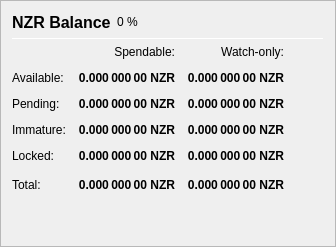
                   <widget class="QFrame" name="frame_Balances">
                    <property name="frameShape">
                     <enum>QFrame::StyledPanel</enum>
                    </property>
                    <property name="frameShadow">
                     <enum>QFrame::Raised</enum>
                    </property>
                    <layout class="QVBoxLayout" name="verticalLayout_4">
                     <item>
                      <layout class="QHBoxLayout" name="horizontalLayout_4">
                       <item>
                        <widget class="QLabel" name="label_5">
                         <property name="minimumSize">
                          <size>
                           <width>0</width>
                           <height>20</height>
                          </size>
                         </property>
                         <property name="font">
                          <font>
                           <pointsize>12</pointsize>
                           <weight>75</weight>
                           <bold>true</bold>
                          </font>
                         </property>
                         <property name="text">
                          <string>NZR Balance</string>
                         </property>
                        </widget>
                       </item>
                       <item>
                        <widget class="QLabel" name="labelNZRPercent">
                         <property name="text">
                          <string notr="true">0 %</string>
                         </property>
                        </widget>
                       </item>
                       <item>
                        <spacer name="horizontalSpacer_3">
                         <property name="orientation">
                          <enum>Qt::Horizontal</enum>
                         </property>
                         <property name="sizeHint" stdset="0">
                          <size>
                           <width>40</width>
                           <height>20</height>
                          </size>
                         </property>
                        </spacer>
                       </item>
                      </layout>
                     </item>
                     <item>
                      <widget class="Line" name="line_Balance">
                       <property name="minimumSize">
                        <size>
                         <width>0</width>
                         <height>1</height>
                        </size>
                       </property>
                       <property name="maximumSize">
                        <size>
                         <width>16777215</width>
                         <height>1</height>
                        </size>
                       </property>
                       <property name="orientation">
                        <enum>Qt::Horizontal</enum>
                       </property>
                      </widget>
                     </item>
                     <item>
                      <layout class="QGridLayout" name="gridLayout">
                       <property name="spacing">
                        <number>12</number>
                       </property>
                       <item row="0" column="1">
                        <widget class="QLabel" name="labelSpendable">
                         <property name="text">
                          <string>Spendable:</string>
                         </property>
                         <property name="alignment">
                          <set>Qt::AlignRight|Qt::AlignTrailing|Qt::AlignVCenter</set>
                         </property>
                        </widget>
                       </item>
                       <item row="0" column="2">
                        <widget class="QLabel" name="labelWatchonly">
                         <property name="text">
                          <string>Watch-only:</string>
                         </property>
                         <property name="alignment">
                          <set>Qt::AlignRight|Qt::AlignTrailing|Qt::AlignVCenter</set>
                         </property>
                        </widget>
                       </item>
                       <item row="1" column="0">
                        <widget class="QLabel" name="labelBalanceText">
                         <property name="text">
                          <string>Available:</string>
                         </property>
                        </widget>
                       </item>
                       <item row="1" column="1">
                        <widget class="QLabel" name="labelBalance">
                         <property name="font">
                          <font>
                           <weight>75</weight>
                           <bold>true</bold>
                          </font>
                         </property>
                         <property name="cursor">
                          <cursorShape>IBeamCursor</cursorShape>
                         </property>
                         <property name="toolTip">
                          <string>Your current spendable balance</string>
                         </property>
                         <property name="text">
                          <string notr="true">0.000 000 00 NZR</string>
                         </property>
                         <property name="alignment">
                          <set>Qt::AlignRight|Qt::AlignTrailing|Qt::AlignVCenter</set>
                         </property>
                         <property name="textInteractionFlags">
                          <set>Qt::LinksAccessibleByMouse|Qt::TextSelectableByKeyboard|Qt::TextSelectableByMouse</set>
                         </property>
                        </widget>
                       </item>
                       <item row="1" column="2">
                        <widget class="QLabel" name="labelWatchAvailable">
                         <property name="font">
                          <font>
                           <weight>75</weight>
                           <bold>true</bold>
                          </font>
                         </property>
                         <property name="cursor">
                          <cursorShape>IBeamCursor</cursorShape>
                         </property>
                         <property name="toolTip">
                          <string>Your current balance in watch-only addresses</string>
                         </property>
                         <property name="text">
                          <string notr="true">0.000 000 00 NZR</string>
                         </property>
                         <property name="alignment">
                          <set>Qt::AlignRight|Qt::AlignTrailing|Qt::AlignVCenter</set>
                         </property>
                         <property name="textInteractionFlags">
                          <set>Qt::LinksAccessibleByMouse|Qt::TextSelectableByKeyboard|Qt::TextSelectableByMouse</set>
                         </property>
                        </widget>
                       </item>
                       <item row="2" column="0">
                        <widget class="QLabel" name="labelPendingText">
                         <property name="text">
                          <string>Pending:</string>
                         </property>
                        </widget>
                       </item>
                       <item row="2" column="1">
                        <widget class="QLabel" name="labelUnconfirmed">
                         <property name="font">
                          <font>
                           <weight>75</weight>
                           <bold>true</bold>
                          </font>
                         </property>
                         <property name="cursor">
                          <cursorShape>IBeamCursor</cursorShape>
                         </property>
                         <property name="toolTip">
                          <string>Total of transactions that have yet to be confirmed, and do not yet count toward the spendable balance</string>
                         </property>
                         <property name="text">
                          <string notr="true">0.000 000 00 NZR</string>
                         </property>
                         <property name="alignment">
                          <set>Qt::AlignRight|Qt::AlignTrailing|Qt::AlignVCenter</set>
                         </property>
                         <property name="textInteractionFlags">
                          <set>Qt::LinksAccessibleByMouse|Qt::TextSelectableByKeyboard|Qt::TextSelectableByMouse</set>
                         </property>
                        </widget>
                       </item>
                       <item row="2" column="2">
                        <widget class="QLabel" name="labelWatchPending">
                         <property name="font">
                          <font>
                           <weight>75</weight>
                           <bold>true</bold>
                          </font>
                         </property>
                         <property name="cursor">
                          <cursorShape>IBeamCursor</cursorShape>
                         </property>
                         <property name="toolTip">
                          <string>Unconfirmed transactions to watch-only addresses</string>
                         </property>
                         <property name="text">
                          <string notr="true">0.000 000 00 NZR</string>
                         </property>
                         <property name="alignment">
                          <set>Qt::AlignRight|Qt::AlignTrailing|Qt::AlignVCenter</set>
                         </property>
                         <property name="textInteractionFlags">
                          <set>Qt::LinksAccessibleByMouse|Qt::TextSelectableByKeyboard|Qt::TextSelectableByMouse</set>
                         </property>
                        </widget>
                       </item>
                       <item row="3" column="0">
                        <widget class="QLabel" name="labelImmatureText">
                         <property name="text">
                          <string>Immature:</string>
                         </property>
                        </widget>
                       </item>
                       <item row="3" column="1">
                        <widget class="QLabel" name="labelImmature">
                         <property name="font">
                          <font>
                           <weight>75</weight>
                           <bold>true</bold>
                          </font>
                         </property>
                         <property name="cursor">
                          <cursorShape>IBeamCursor</cursorShape>
                         </property>
                         <property name="toolTip">
                          <string>Staked or masternode rewards that has not yet matured</string>
                         </property>
                         <property name="text">
                          <string notr="true">0.000 000 00 NZR</string>
                         </property>
                         <property name="alignment">
                          <set>Qt::AlignRight|Qt::AlignTrailing|Qt::AlignVCenter</set>
                         </property>
                         <property name="textInteractionFlags">
                          <set>Qt::LinksAccessibleByMouse|Qt::TextSelectableByKeyboard|Qt::TextSelectableByMouse</set>
                         </property>
                        </widget>
                       </item>
                       <item row="3" column="2">
                        <widget class="QLabel" name="labelWatchImmature">
                         <property name="font">
                          <font>
                           <weight>75</weight>
                           <bold>true</bold>
                          </font>
                         </property>
                         <property name="cursor">
                          <cursorShape>IBeamCursor</cursorShape>
                         </property>
                         <property name="toolTip">
                          <string>Staked or masternode rewards in watch-only addresses that has not yet matured</string>
                         </property>
                         <property name="text">
                          <string notr="true">0.000 000 00 NZR</string>
                         </property>
                         <property name="alignment">
                          <set>Qt::AlignRight|Qt::AlignTrailing|Qt::AlignVCenter</set>
                         </property>
                         <property name="textInteractionFlags">
                          <set>Qt::LinksAccessibleByMouse|Qt::TextSelectableByKeyboard|Qt::TextSelectableByMouse</set>
                         </property>
                        </widget>
                       </item>
                       <item row="4" column="0">
                        <widget class="QLabel" name="labelLockedBalanceText">
                         <property name="toolTip">
                          <string>Locked NZR or Masternode collaterals. These are excluded from zNZR minting.</string>
                         </property>
                         <property name="text">
                          <string>Locked:</string>
                         </property>
                        </widget>
                       </item>
                       <item row="4" column="1">
                        <widget class="QLabel" name="labelLockedBalance">
                         <property name="font">
                          <font>
                           <weight>75</weight>
                           <bold>true</bold>
                          </font>
                         </property>
                         <property name="cursor">
                          <cursorShape>IBeamCursor</cursorShape>
                         </property>
                         <property name="toolTip">
                          <string>Locked NZR or Masternode collaterals. These are excluded from zNZR minting.</string>
                         </property>
                         <property name="text">
                          <string notr="true">0.000 000 00 NZR</string>
                         </property>
                         <property name="alignment">
                          <set>Qt::AlignRight|Qt::AlignTrailing|Qt::AlignVCenter</set>
                         </property>
                         <property name="textInteractionFlags">
                          <set>Qt::LinksAccessibleByMouse|Qt::TextSelectableByKeyboard|Qt::TextSelectableByMouse</set>
                         </property>
                        </widget>
                       </item>
                       <item row="4" column="2">
                        <widget class="QLabel" name="labelWatchLocked">
                         <property name="font">
                          <font>
                           <weight>75</weight>
                           <bold>true</bold>
                          </font>
                         </property>
                         <property name="cursor">
                          <cursorShape>IBeamCursor</cursorShape>
                         </property>
                         <property name="toolTip">
                          <string>Current locked balance in watch-only addresses</string>
                         </property>
                         <property name="text">
                          <string notr="true">0.000 000 00 NZR</string>
                         </property>
                         <property name="alignment">
                          <set>Qt::AlignRight|Qt::AlignTrailing|Qt::AlignVCenter</set>
                         </property>
                         <property name="textInteractionFlags">
                          <set>Qt::LinksAccessibleByMouse|Qt::TextSelectableByKeyboard|Qt::TextSelectableByMouse</set>
                         </property>
                        </widget>
                       </item>
                       <item row="5" column="0">
                        <widget class="QLabel" name="labelTotalText">
                         <property name="toolTip">
                          <string>Your current NZR balance, unconfirmed and immature transactions included</string>
                         </property>
                         <property name="text">
                          <string>Total:</string>
                         </property>
                        </widget>
                       </item>
                       <item row="5" column="1">
                        <widget class="QLabel" name="labelTotal">
                         <property name="font">
                          <font>
                           <weight>75</weight>
                           <bold>true</bold>
                          </font>
                         </property>
                         <property name="cursor">
                          <cursorShape>IBeamCursor</cursorShape>
                         </property>
                         <property name="toolTip">
                          <string>Your current NZR balance, unconfirmed and immature transactions included</string>
                         </property>
                         <property name="text">
                          <string notr="true">0.000 000 00 NZR</string>
                         </property>
                         <property name="alignment">
                          <set>Qt::AlignRight|Qt::AlignTrailing|Qt::AlignVCenter</set>
                         </property>
                         <property name="textInteractionFlags">
                          <set>Qt::LinksAccessibleByMouse|Qt::TextSelectableByKeyboard|Qt::TextSelectableByMouse</set>
                         </property>
                        </widget>
                       </item>
                       <item row="5" column="2">
                        <widget class="QLabel" name="labelWatchTotal">
                         <property name="font">
                          <font>
                           <weight>75</weight>
                           <bold>true</bold>
                          </font>
                         </property>
                         <property name="cursor">
                          <cursorShape>IBeamCursor</cursorShape>
                         </property>
                         <property name="toolTip">
                          <string>Current total balance in watch-only addresses</string>
                         </property>
                         <property name="text">
                          <string notr="true">0.000 000 00 NZR</string>
                         </property>
                         <property name="alignment">
                          <set>Qt::AlignRight|Qt::AlignTrailing|Qt::AlignVCenter</set>
                         </property>
                         <property name="textInteractionFlags">
                          <set>Qt::LinksAccessibleByMouse|Qt::TextSelectableByKeyboard|Qt::TextSelectableByMouse</set>
                         </property>
                        </widget>
                       </item>
                       <item row="5" column="3">
                        <spacer name="horizontalSpacer_9">
                         <property name="orientation">
                          <enum>Qt::Horizontal</enum>
                         </property>
                         <property name="sizeHint" stdset="0">
                          <size>
                           <width>40</width>
                           <height>20</height>
                          </size>
                         </property>
                        </spacer>
                       </item>
                      </layout>
                     </item>
                     <item>
                      <spacer name="verticalSpacer_3">
                       <property name="orientation">
                        <enum>Qt::Vertical</enum>
                       </property>
                       <property name="sizeHint" stdset="0">
                        <size>
                         <width>20</width>
                         <height>40</height>
                        </size>
                       </property>
                      </spacer>
                     </item>
                    </layout>
                   </widget>
